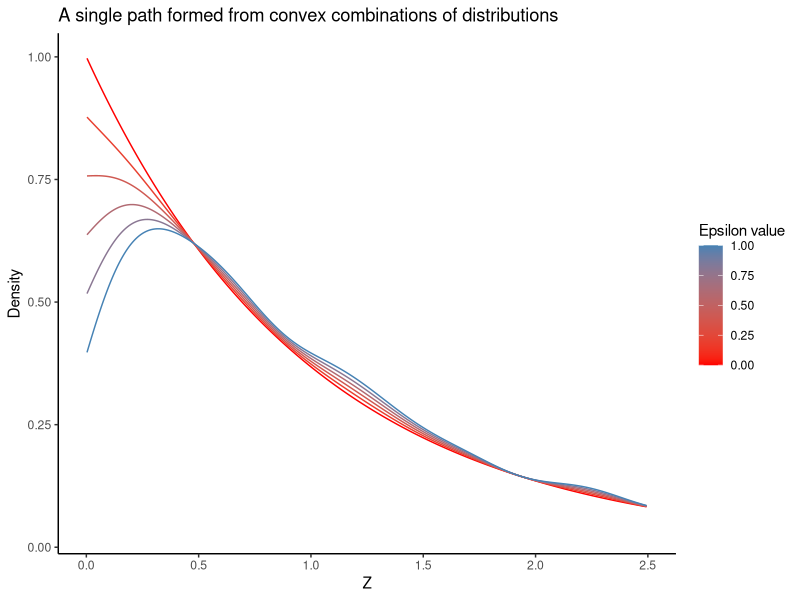

Write R code to recreate this figure. (Note: this script raises an error after producing the figure.)
##################
#Packages
##################
library(tidyverse)  #For tidy data
library(ggplot2)    #For plotting
library(e1071)      #For moment calculations
#-----------------


############################################################
#        Visually communicating intuition for IFs
############################################################

#We follow the example of the paper using T(P) = E(p(z)^2) for a 1-dimensional r.v.



############################################################
#     Defining function for making mixed distributions
############################################################

Fmixture_model <- function(seed, n, n_epsilon, empdist, theodist, ...){
  
  #Seed: Choose seed for reproducability
  #n: Choose number of simulations
  #n_epsilon: Choose number of epsilon-submodels with epsilon in [0,1]
  #empdist: Choose empirical distribution (rexp, rnorm, runif,...)
  #theodist: Choose theoretical distribution (dexp, dnorm, dunif,...)
  #...: Choose parameters for your chosen distribution e.g. 0,1 for standard normal
  
  
  #Set seed
  set.seed(seed)
  
  #Empirical distribution
  sim_data <- empdist(n, ...)
  density_est <- density(sim_data, n = 1024)
  emp_dist <- density_est$y
  
  #Theoretical distribution
  theo_dist <- theodist(density_est$x, ...)
  
  
  #Mixture distribution
  epsilon <- seq(0,1,1/n_epsilon)
  
  epsilon_dist <- sapply(epsilon, function(w) {
    w * emp_dist +
      (1 - w) * theo_dist
  }, simplify = FALSE)
  
  #Collecting models into dataframes
  submodels <- data.frame("X.axis" = density_est$x)
  
  for (i in (1:length(epsilon))){
    submodels[[paste0("Epsilon_", epsilon[i])]] <- epsilon_dist[[i]]
  }
  
  #Creating a long dataframe used for plots
  submodels_long <- reshape2::melt(data = submodels, id.vars = "X.axis")
  submodels_long$epsilon <- rep(epsilon, each = length(density_est$x))
  
  all_models <- data.frame(submodels, "Emp.dist" = emp_dist, "Theoretical.dist" = theo_dist)
  
  return(list("all_models" = all_models, "submodels_long" = submodels_long))
}



############################################################
#                 Simulating mixed-model data
############################################################

#Function for simulating data based on the mixed densities
Fmixed_data_sim <- function(seed, Fmixture_model_all_models, n_sims){
  
  
  set.seed(seed) #Set seed for reproduceability
  
  simulated_data <- sapply(Fmixture_model_all_models[,-1], 
         FUN = sample, x = Fmixture_model_all_models[[1]], size = n_sims, replace = TRUE) #Simulate data
  
  return(simulated_data)
}


############################################################
#                 Functional calculations
############################################################

#Function for calculating functionals
Fmixfunctionals <- function(Fmixture_model_all_models, functional, ...){
  Fmixture_model_all_models <- Fmixture_model_all_models[,2:(ncol(Fmixture_model_all_models)-2)] #Select only epsilon-distributions
  est_functionals <- sapply(Fmixture_model_all_models, functional, ...) #Applying functional to each distribution
  
  
  functionals_long <- reshape2::melt(data = est_functionals, id.vars = "Index") #Reshaping to get functionals as vector
  
  est_functionals <- data.frame("epsilon" = seq(0,1,1/(length(functionals_long$value)-1)), 
                                'functionals' = functionals_long$value) #Collecting functionals and corresponding epsilon value
  
  return(est_functionals)
}







############################################################
#             Using functions to make plots and calculations
############################################################
epsilon_model <- Fmixture_model(1, 1000, 5, rexp, dexp, 1)
long_submodels <- epsilon_model$submodels_long

#Plotting
ggplot(long_submodels, aes(x = X.axis, color = epsilon, fill = variable)) +
  # Add multiple geom_line layers for each y-axis column
  geom_line(aes(y = value), linetype = "solid") +
  scale_color_gradient(low = "red", high = "steelblue", name = "Epsilon value") +  # Adjust low and high colors as needed
  theme_classic() +
  labs(title = "A single path formed from convex combinations of distributions",
       x = "Z",
       y = "Density")+ xlim(c(0, 2.5)) + ylim(c(0.035, 1))



dists <- epsilon_model_functional_plot$all_models[-c(1,103,104)]
funcs <- est_functionals$functionals

gateau_deriv_1 <- -mean((dists$Epsilon_1 - funcs[101]))
y_intercept <- funcs[101] - gateau_deriv_1

ifz <- 2*(g(z) - T(G))

slope <- (est_functionals[nrow(est_functionals),2] - est_functionals[nrow(est_functionals) - 1,2])/
  (est_functionals[nrow(est_functionals),1] - est_functionals[nrow(est_functionals) - 1,1])

directional_derivative <- est_functionals$epsilon * slope

#Simulating same data but with more epsilons for plotting functional curve
epsilon_model_functional_plot <- Fmixture_model(1, 10000, 100, rexp, dexp, 0.1)

est_functionals <- Fmixfunctionals(epsilon_model_functional_plot$all_models, functional = moment, 2)

ggplot(est_functionals, aes(x = epsilon, y = functionals)) +
  geom_line(linetype = "solid") + theme_classic() +
  labs(title = "Functional values along the path",
       x = "Epsilon",
       y = "Functional") + ylim(c(0.00044, 0.00052)) + geom_abline(intercept = funcs[101] - slope, slope = slope)






